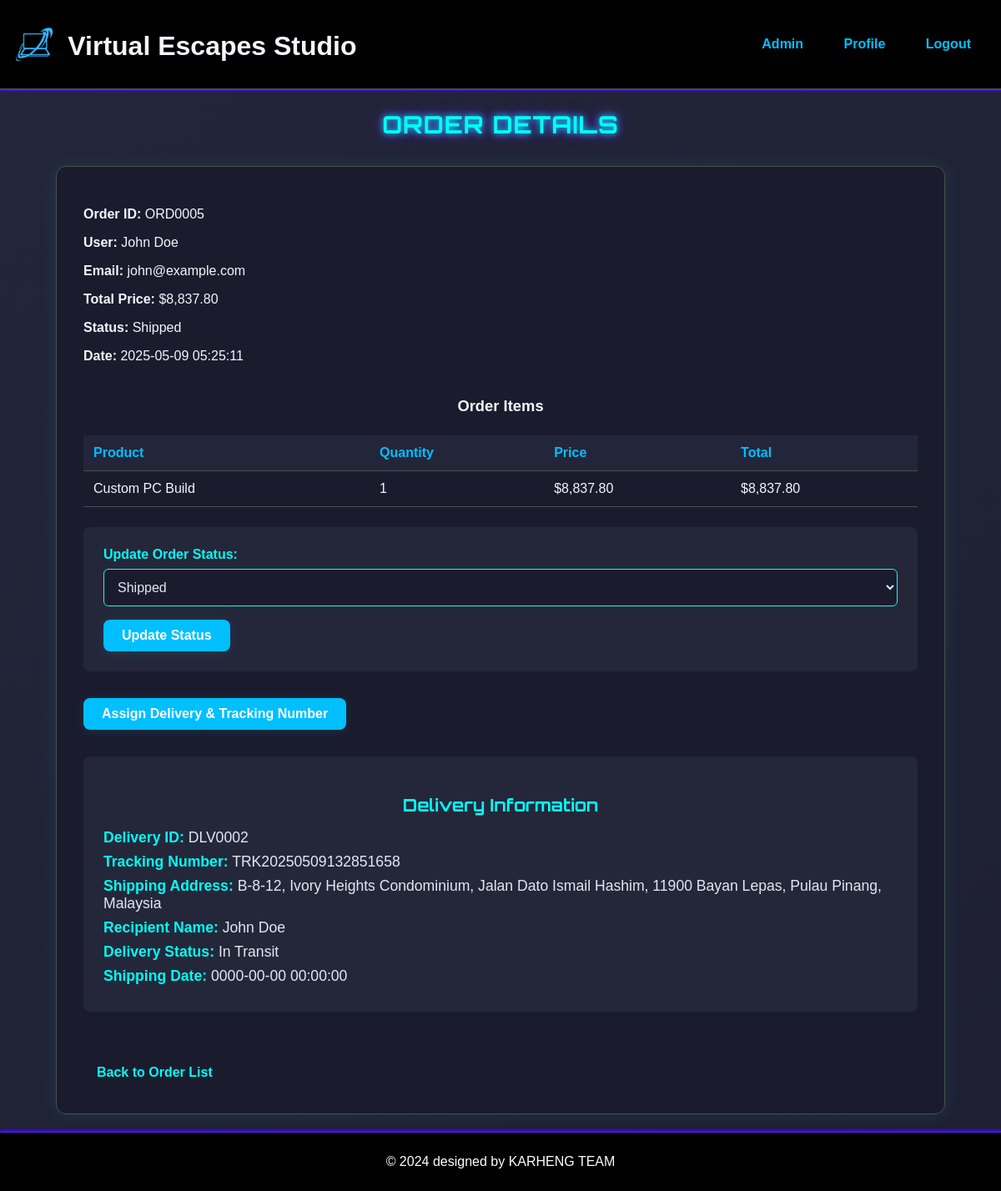
Page /admin/admin_order_detail.php?id=ORD0005 (signed in) on the committed database.
### tables this page shows
CREATE TABLE `orders` (
  `Order_ID` char(7) NOT NULL,
  `User_ID` char(6) NOT NULL,
  `Total_Price` decimal(10,2) NOT NULL,
  `Status` varchar(20) NOT NULL,
  `Shipping_Cost` decimal(10,2) DEFAULT NULL,
  `Order_Quantity` varchar(10) DEFAULT NULL,
  `tax_amount` decimal(10,2) DEFAULT NULL,
  `subtotal` decimal(10,2) DEFAULT NULL,
  `created_at` timestamp NOT NULL DEFAULT current_timestamp()
);

CREATE TABLE `user` (
  `User_ID` char(6) NOT NULL,
  `Username` varchar(100) NOT NULL,
  `Gender` varchar(10) DEFAULT NULL,
  `Password` varchar(255) NOT NULL,
  `Birthday` date DEFAULT NULL,
  `Register_Date` datetime NOT NULL,
  `Email` varchar(100) NOT NULL,
  `Address` varchar(255) NOT NULL,
  `Status` varchar(20) NOT NULL DEFAULT 'Active'
);

CREATE TABLE `order_details` (
  `Order_Detail_ID` char(8) NOT NULL,
  `Order_ID` char(7) NOT NULL,
  `Product_ID` char(4) NOT NULL,
  `Quantity` int(11) NOT NULL,
  `Price` decimal(10,2) NOT NULL,
  `Build_Description` text DEFAULT NULL
);

CREATE TABLE `delivery` (
  `Delivery_ID` char(7) NOT NULL,
  `Order_ID` char(7) NOT NULL,
  `Shipping_Address` text NOT NULL,
  `Delivery_Status` varchar(32) DEFAULT 'In Transit',
  `Tracking_Number` varchar(100) DEFAULT NULL,
  `Recipient_Name` varchar(20) NOT NULL,
  `Shipping_Date` datetime NOT NULL
);

### base.php (called while the page is built, shortened)
<?php
function getOrderDetails($conn, $Order_ID) {
    $stmt = $conn->prepare("
        SELECT o.*, u.Username, u.Email
        FROM orders o
        JOIN user u ON o.User_ID = u.User_ID
        WHERE o.Order_ID = ?
    ");
    $stmt->execute([$Order_ID]);
    return $stmt->fetch(PDO::FETCH_ASSOC);
}
?>

### admin/admin_order_detail.php (the view, shortened to what this page needs)
<?php
include '../includes/header.php';
include '../db.php';
include '../base.php';
$Order_ID = $_GET['id'];
$order = getOrderDetails($conn, $Order_ID);
$stmt = $conn->prepare("
    SELECT od.*,
        CASE
            WHEN od.Product_ID = 'PCBU' THEN 'Custom PC Build'
            ELSE p.Product_Name
        END as Product_Name,
        od.Build_Description
    FROM Order_Details od
    LEFT JOIN Product p ON od.Product_ID = p.Product_ID
    WHERE od.Order_ID = ?
");
$stmt->execute([$Order_ID]);
$order_details = $stmt->fetchAll(PDO::FETCH_ASSOC);
$stmt = $conn->prepare("SELECT * FROM delivery WHERE Order_ID = ?");
$stmt->execute([$Order_ID]);
$delivery = $stmt->fetch(PDO::FETCH_ASSOC);
?>
<h2 class="order-detail-heading">Order Details</h2>
<div class="order-detail-card">
<p><strong>Order ID:</strong> <?= htmlspecialchars($order['Order_ID']) ?></p>
<p><strong>User:</strong> <?= htmlspecialchars($order['Username']) ?></p>
<p><strong>Email:</strong> <?= htmlspecialchars($order['Email']) ?></p>
<p><strong>Total Price:</strong> $<?= number_format($order['Total_Price'], 2) ?></p>
<p><strong>Status:</strong> <?= htmlspecialchars($order['Status']) ?></p>
<p><strong>Date:</strong> <?= htmlspecialchars($order['created_at']) ?></p>
<h3 class="order-detail-items-heading">Order Items</h3>
<table class="order-items-table">
    <thead>
        <tr>
            <th>Product</th>
            <th>Quantity</th>
            <th>Price</th>
            <th>Total</th>
        </tr>
    </thead>
    <tbody>
        <?php foreach ($order_details as $item): ?>
            <tr>
                <td>
                    <?php echo htmlspecialchars($item['Product_Name']); ?>
                </td>
                <td><?php echo $item['Quantity']; ?></td>
                <td>$<?php echo number_format($item['Price'], 2); ?></td>
                <td>$<?php echo number_format($item['Price'] * $item['Quantity'], 2); ?></td>
            </tr>
        <?php endforeach; ?>
    </tbody>
</table>
<form method="POST" class="order-status-form" style="margin-bottom:2rem;">
    <label for="status"><strong>Update Order Status:</strong></label>
    <select name="status" id="status"<?= ($order['Status'] === 'Completed' || $order['Status'] === 'Cancelled') ? ' disabled' : '' ?>>
        <option value="Shipped" <?= $order['Status'] === 'Shipped' ? 'selected' : '' ?>>Shipped</option>
    </select>
    <button type="submit" name="update_status" class="btn"<?= ($order['Status'] === 'Completed' || $order['Status'] === 'Cancelled') ? ' disabled' : '' ?>>Update Status</button>
</form>
<?php if ($order['Status'] === 'Shipped' && (!$delivery || ($delivery && $delivery['Delivery_Status'] !== 'Delivered'))): ?>
<form method="POST" class="shipping-form" style="margin-bottom:2rem;">
    <button type="submit" name="assign_tracking" class="btn">Assign Delivery & Tracking Number</button>
</form>
<?php endif; ?>
<?php if ($delivery): ?>
<div class="order-detail-info" style="margin-bottom:2rem;">
    <h3>Delivery Information</h3>
    <p><strong>Delivery ID:</strong> <?= htmlspecialchars($delivery['Delivery_ID']) ?></p>
    <p><strong>Tracking Number:</strong> <?= htmlspecialchars($delivery['Tracking_Number']) ?></p>
    <p><strong>Shipping Address:</strong> <?= htmlspecialchars($delivery['Shipping_Address']) ?></p>
    <p><strong>Recipient Name:</strong> <?= htmlspecialchars($delivery['Recipient_Name']) ?></p>
    <p><strong>Delivery Status:</strong> <?= htmlspecialchars($delivery['Delivery_Status'] ?? 'In Transit') ?></p>
    <p><strong>Shipping Date:</strong> <?= htmlspecialchars($delivery['Shipping_Date']) ?></p>
</div>
<?php endif; ?>
<a href="admin_orders.php" class="back-link">Back to Order List</a>
</div>
<?php
include '../includes/footer.php';
?>

### rows in the picture
orders: Order_ID "ORD0005", User_ID.Username "John Doe", User_ID.Email "john@example.com", Total_Price "8,837.80", Status "Shipped", created_at "2025-05-09 05:25:11", status "Shipped"
order_details: Product_Name "Custom PC Build", Quantity "1", Price "8,837.80", $item['Price'] * $item['Quantity'] "8,837.80"
delivery: Delivery_ID "DLV0002", Tracking_Number "TRK20250509132851658", Shipping_Address "B-8-12, Ivory Heights Condominium, Jalan Dato Ismail Hashim, 11900 Bayan Lepas, Pulau Pinang, Malaysia", Recipient_Name "John Doe", Delivery_Status "In Transit", Shipping_Date "0000-00-00 00:00:00"
